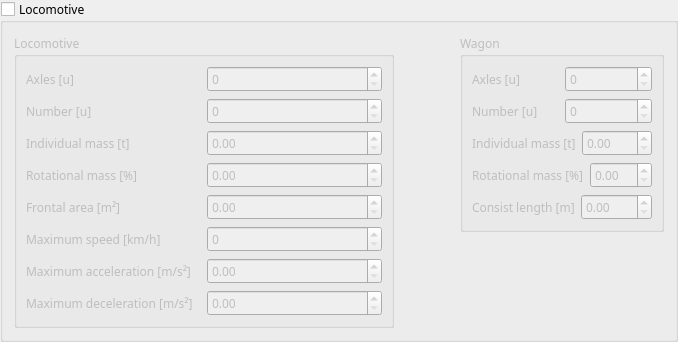
           <widget class="QGroupBox" name="gb_locomotive">
            <property name="enabled">
             <bool>true</bool>
            </property>
            <property name="sizePolicy">
             <sizepolicy hsizetype="Expanding" vsizetype="Expanding">
              <horstretch>0</horstretch>
              <verstretch>0</verstretch>
             </sizepolicy>
            </property>
            <property name="font">
             <font>
              <family>Fira Sans Medium</family>
              <pointsize>9</pointsize>
             </font>
            </property>
            <property name="title">
             <string>Locomotive</string>
            </property>
            <property name="alignment">
             <set>Qt::AlignLeading|Qt::AlignLeft|Qt::AlignTop</set>
            </property>
            <property name="checkable">
             <bool>true</bool>
            </property>
            <property name="checked">
             <bool>false</bool>
            </property>
            <layout class="QGridLayout" name="gridLayout_6">
             <item row="0" column="0">
              <layout class="QGridLayout" name="gridLayout_2">
               <property name="sizeConstraint">
                <enum>QLayout::SetMaximumSize</enum>
               </property>
               <item row="0" column="0" alignment="Qt::AlignTop">
                <widget class="QGroupBox" name="groupBox_3">
                 <property name="sizePolicy">
                  <sizepolicy hsizetype="Expanding" vsizetype="Minimum">
                   <horstretch>0</horstretch>
                   <verstretch>0</verstretch>
                  </sizepolicy>
                 </property>
                 <property name="minimumSize">
                  <size>
                   <width>380</width>
                   <height>0</height>
                  </size>
                 </property>
                 <property name="font">
                  <font>
                   <family>Fira Sans Medium</family>
                   <pointsize>9</pointsize>
                  </font>
                 </property>
                 <property name="title">
                  <string>Locomotive</string>
                 </property>
                 <layout class="QGridLayout" name="gridLayout_3">
                  <property name="sizeConstraint">
                   <enum>QLayout::SetMaximumSize</enum>
                  </property>
                  <item row="6" column="0">
                   <layout class="QHBoxLayout" name="horizontalLayout_7">
                    <item>
                     <widget class="QLabel" name="label_LOCO_MAX_A">
                      <property name="font">
                       <font>
                        <family>Fira Sans Medium</family>
                        <pointsize>9</pointsize>
                       </font>
                      </property>
                      <property name="text">
                       <string>Maximum acceleration [m/s²]</string>
                      </property>
                     </widget>
                    </item>
                    <item>
                     <widget class="QDoubleSpinBox" name="LOCO_MAX_A">
                      <property name="font">
                       <font>
                        <family>Fira Sans Medium</family>
                        <pointsize>9</pointsize>
                       </font>
                      </property>
                      <property name="wrapping">
                       <bool>false</bool>
                      </property>
                      <property name="specialValueText">
                       <string/>
                      </property>
                      <property name="suffix">
                       <string/>
                      </property>
                      <property name="maximum">
                       <double>9.990000000000000</double>
                      </property>
                      <property name="singleStep">
                       <double>0.250000000000000</double>
                      </property>
                     </widget>
                    </item>
                   </layout>
                  </item>
                  <item row="0" column="0">
                   <layout class="QHBoxLayout" name="horizontalLayout_18">
                    <item>
                     <widget class="QLabel" name="label_LOCO_AXLES">
                      <property name="font">
                       <font>
                        <family>Fira Sans Medium</family>
                        <pointsize>9</pointsize>
                       </font>
                      </property>
                      <property name="text">
                       <string>Axles [u]</string>
                      </property>
                     </widget>
                    </item>
                    <item>
                     <widget class="QSpinBox" name="LOCO_AXLES">
                      <property name="font">
                       <font>
                        <family>Fira Sans Medium</family>
                        <pointsize>9</pointsize>
                       </font>
                      </property>
                      <property name="layoutDirection">
                       <enum>Qt::LeftToRight</enum>
                      </property>
                      <property name="wrapping">
                       <bool>false</bool>
                      </property>
                      <property name="specialValueText">
                       <string/>
                      </property>
                      <property name="suffix">
                       <string/>
                      </property>
                     </widget>
                    </item>
                   </layout>
                  </item>
                  <item row="3" column="0">
                   <layout class="QHBoxLayout" name="horizontalLayout_3">
                    <item>
                     <widget class="QLabel" name="label_LOCO_ROT_MASS">
                      <property name="font">
                       <font>
                        <family>Fira Sans Medium</family>
                        <pointsize>9</pointsize>
                       </font>
                      </property>
                      <property name="text">
                       <string>Rotational mass [%]</string>
                      </property>
                     </widget>
                    </item>
                    <item>
                     <widget class="QDoubleSpinBox" name="LOCO_ROT_MASS">
                      <property name="font">
                       <font>
                        <family>Fira Sans Medium</family>
                        <pointsize>9</pointsize>
                       </font>
                      </property>
                      <property name="wrapping">
                       <bool>false</bool>
                      </property>
                      <property name="specialValueText">
                       <string/>
                      </property>
                      <property name="prefix">
                       <string/>
                      </property>
                      <property name="suffix">
                       <string/>
                      </property>
                     </widget>
                    </item>
                   </layout>
                  </item>
                  <item row="4" column="0">
                   <layout class="QHBoxLayout" name="horizontalLayout_4">
                    <item>
                     <widget class="QLabel" name="label_LOCO_AREA">
                      <property name="font">
                       <font>
                        <family>Fira Sans Medium</family>
                        <pointsize>9</pointsize>
                       </font>
                      </property>
                      <property name="text">
                       <string>Frontal area [m²]</string>
                      </property>
                     </widget>
                    </item>
                    <item>
                     <widget class="QDoubleSpinBox" name="LOCO_AREA">
                      <property name="font">
                       <font>
                        <family>Fira Sans Medium</family>
                        <pointsize>9</pointsize>
                       </font>
                      </property>
                      <property name="wrapping">
                       <bool>false</bool>
                      </property>
                      <property name="specialValueText">
                       <string/>
                      </property>
                      <property name="prefix">
                       <string/>
                      </property>
                      <property name="suffix">
                       <string/>
                      </property>
                     </widget>
                    </item>
                   </layout>
                  </item>
                  <item row="1" column="0">
                   <layout class="QHBoxLayout" name="horizontalLayout">
                    <item>
                     <widget class="QLabel" name="label_LOCO_NUMBER">
                      <property name="font">
                       <font>
                        <family>Fira Sans Medium</family>
                        <pointsize>9</pointsize>
                       </font>
                      </property>
                      <property name="text">
                       <string>Number [u]</string>
                      </property>
                     </widget>
                    </item>
                    <item>
                     <widget class="QSpinBox" name="LOCO_NUMBER">
                      <property name="font">
                       <font>
                        <family>Fira Sans Medium</family>
                        <pointsize>9</pointsize>
                       </font>
                      </property>
                      <property name="layoutDirection">
                       <enum>Qt::LeftToRight</enum>
                      </property>
                      <property name="wrapping">
                       <bool>false</bool>
                      </property>
                      <property name="specialValueText">
                       <string/>
                      </property>
                      <property name="suffix">
                       <string/>
                      </property>
                     </widget>
                    </item>
                   </layout>
                  </item>
                  <item row="2" column="0">
                   <layout class="QHBoxLayout" name="horizontalLayout_2">
                    <item>
                     <widget class="QLabel" name="label_LOCO_MASS">
                      <property name="font">
                       <font>
                        <family>Fira Sans Medium</family>
                        <pointsize>9</pointsize>
                       </font>
                      </property>
                      <property name="text">
                       <string>Individual mass [t]</string>
                      </property>
                     </widget>
                    </item>
                    <item>
                     <widget class="QDoubleSpinBox" name="LOCO_MASS">
                      <property name="font">
                       <font>
                        <family>Fira Sans Medium</family>
                        <pointsize>9</pointsize>
                       </font>
                      </property>
                      <property name="wrapping">
                       <bool>false</bool>
                      </property>
                      <property name="specialValueText">
                       <string/>
                      </property>
                      <property name="prefix">
                       <string/>
                      </property>
                      <property name="suffix">
                       <string/>
                      </property>
                      <property name="maximum">
                       <double>999.000000000000000</double>
                      </property>
                     </widget>
                    </item>
                   </layout>
                  </item>
                  <item row="5" column="0">
                   <layout class="QHBoxLayout" name="horizontalLaya">
                    <item>
                     <widget class="QLabel" name="label_LOCO_MAX_SPEED">
                      <property name="font">
                       <font>
                        <family>Fira Sans Medium</family>
                        <pointsize>9</pointsize>
                       </font>
                      </property>
                      <property name="text">
                       <string>Maximum speed [km/h]</string>
                      </property>
                     </widget>
                    </item>
                    <item>
                     <widget class="QSpinBox" name="LOCO_MAX_SPEED">
                      <property name="font">
                       <font>
                        <family>Fira Sans Medium</family>
                        <pointsize>9</pointsize>
                       </font>
                      </property>
                      <property name="wrapping">
                       <bool>false</bool>
                      </property>
                      <property name="specialValueText">
                       <string/>
                      </property>
                      <property name="suffix">
                       <string/>
                      </property>
                      <property name="maximum">
                       <number>999</number>
                      </property>
                     </widget>
                    </item>
                   </layout>
                  </item>
                  <item row="7" column="0">
                   <layout class="QHBoxLayout" name="horizontalLayout_36">
                    <item>
                     <widget class="QLabel" name="label_LOCO_MAX_D">
                      <property name="font">
                       <font>
                        <family>Fira Sans Medium</family>
                        <pointsize>9</pointsize>
                       </font>
                      </property>
                      <property name="text">
                       <string>Maximum deceleration [m/s²]</string>
                      </property>
                     </widget>
                    </item>
                    <item>
                     <widget class="QDoubleSpinBox" name="LOCO_MAX_D">
                      <property name="font">
                       <font>
                        <family>Fira Sans Medium</family>
                        <pointsize>9</pointsize>
                       </font>
                      </property>
                     </widget>
                    </item>
                   </layout>
                  </item>
                 </layout>
                </widget>
               </item>
               <item row="0" column="2" alignment="Qt::AlignTop">
                <widget class="QGroupBox" name="groupBox_4">
                 <property name="sizePolicy">
                  <sizepolicy hsizetype="Expanding" vsizetype="Minimum">
                   <horstretch>0</horstretch>
                   <verstretch>0</verstretch>
                  </sizepolicy>
                 </property>
                 <property name="minimumSize">
                  <size>
                   <width>0</width>
                   <height>168</height>
                  </size>
                 </property>
                 <property name="font">
                  <font>
                   <family>Fira Sans Medium</family>
                   <pointsize>9</pointsize>
                  </font>
                 </property>
                 <property name="title">
                  <string>Wagon</string>
                 </property>
                 <property name="alignment">
                  <set>Qt::AlignLeading|Qt::AlignLeft|Qt::AlignTop</set>
                 </property>
                 <layout class="QGridLayout" name="gridLayout_4">
                  <property name="sizeConstraint">
                   <enum>QLayout::SetMaximumSize</enum>
                  </property>
                  <item row="2" column="0">
                   <layout class="QHBoxLayout" name="horizontalLayout_5">
                    <item>
                     <widget class="QLabel" name="label_WAG_MASS">
                      <property name="font">
                       <font>
                        <family>Fira Sans Medium</family>
                        <pointsize>9</pointsize>
                       </font>
                      </property>
                      <property name="text">
                       <string>Individual mass [t]</string>
                      </property>
                     </widget>
                    </item>
                    <item>
                     <widget class="QDoubleSpinBox" name="WAG_MASS">
                      <property name="font">
                       <font>
                        <family>Fira Sans Medium</family>
                        <pointsize>9</pointsize>
                       </font>
                      </property>
                      <property name="wrapping">
                       <bool>false</bool>
                      </property>
                      <property name="specialValueText">
                       <string/>
                      </property>
                      <property name="prefix">
                       <string/>
                      </property>
                      <property name="suffix">
                       <string/>
                      </property>
                      <property name="maximum">
                       <double>999.000000000000000</double>
                      </property>
                     </widget>
                    </item>
                   </layout>
                  </item>
                  <item row="4" column="0">
                   <layout class="QHBoxLayout" name="horizontalLayout_35">
                    <item>
                     <widget class="QLabel" name="label_LOCO_LENGTH">
                      <property name="font">
                       <font>
                        <family>Fira Sans Medium</family>
                        <pointsize>9</pointsize>
                       </font>
                      </property>
                      <property name="text">
                       <string>Consist length [m]</string>
                      </property>
                     </widget>
                    </item>
                    <item>
                     <widget class="QDoubleSpinBox" name="LOCO_LENGTH">
                      <property name="font">
                       <font>
                        <family>Fira Sans Medium</family>
                        <pointsize>9</pointsize>
                       </font>
                      </property>
                      <property name="wrapping">
                       <bool>false</bool>
                      </property>
                      <property name="specialValueText">
                       <string/>
                      </property>
                      <property name="prefix">
                       <string/>
                      </property>
                      <property name="suffix">
                       <string/>
                      </property>
                      <property name="maximum">
                       <double>9999.989999999999782</double>
                      </property>
                     </widget>
                    </item>
                   </layout>
                  </item>
                  <item row="1" column="0">
                   <layout class="QHBoxLayout" name="horizontalLayout_8">
                    <item>
                     <widget class="QLabel" name="label_WAG_NUMBER">
                      <property name="font">
                       <font>
                        <family>Fira Sans Medium</family>
                        <pointsize>9</pointsize>
                       </font>
                      </property>
                      <property name="text">
                       <string>Number [u]</string>
                      </property>
                     </widget>
                    </item>
                    <item>
                     <widget class="QSpinBox" name="WAG_NUMBER">
                      <property name="font">
                       <font>
                        <family>Fira Sans Medium</family>
                        <pointsize>9</pointsize>
                       </font>
                      </property>
                      <property name="layoutDirection">
                       <enum>Qt::LeftToRight</enum>
                      </property>
                      <property name="wrapping">
                       <bool>false</bool>
                      </property>
                      <property name="specialValueText">
                       <string/>
                      </property>
                      <property name="suffix">
                       <string/>
                      </property>
                     </widget>
                    </item>
                   </layout>
                  </item>
                  <item row="3" column="0">
                   <layout class="QHBoxLayout" name="horizontalLayout_6">
                    <item>
                     <widget class="QLabel" name="label_WAG_ROT_MASS">
                      <property name="font">
                       <font>
                        <family>Fira Sans Medium</family>
                        <pointsize>9</pointsize>
                       </font>
                      </property>
                      <property name="text">
                       <string>Rotational mass [%]</string>
                      </property>
                     </widget>
                    </item>
                    <item>
                     <widget class="QDoubleSpinBox" name="WAG_ROT_MASS">
                      <property name="font">
                       <font>
                        <family>Fira Sans Medium</family>
                        <pointsize>9</pointsize>
                       </font>
                      </property>
                      <property name="wrapping">
                       <bool>false</bool>
                      </property>
                      <property name="specialValueText">
                       <string/>
                      </property>
                      <property name="prefix">
                       <string/>
                      </property>
                      <property name="suffix">
                       <string/>
                      </property>
                     </widget>
                    </item>
                   </layout>
                  </item>
                  <item row="0" column="0">
                   <layout class="QHBoxLayout" name="horizontalLayout_19">
                    <item>
                     <widget class="QLabel" name="label_WAG_AXLES">
                      <property name="font">
                       <font>
                        <family>Fira Sans Medium</family>
                        <pointsize>9</pointsize>
                       </font>
                      </property>
                      <property name="text">
                       <string>Axles [u]</string>
                      </property>
                     </widget>
                    </item>
                    <item>
                     <widget class="QSpinBox" name="WAG_AXLES">
                      <property name="font">
                       <font>
                        <family>Fira Sans Medium</family>
                        <pointsize>9</pointsize>
                       </font>
                      </property>
                      <property name="layoutDirection">
                       <enum>Qt::LeftToRight</enum>
                      </property>
                      <property name="wrapping">
                       <bool>false</bool>
                      </property>
                      <property name="specialValueText">
                       <string/>
                      </property>
                      <property name="suffix">
                       <string/>
                      </property>
                     </widget>
                    </item>
                   </layout>
                  </item>
                 </layout>
                </widget>
               </item>
               <item row="0" column="1">
                <spacer name="horizontalSpacer_2">
                 <property name="font">
                  <font>
                   <family>Fira Sans Medium</family>
                   <pointsize>9</pointsize>
                  </font>
                 </property>
                 <property name="orientation">
                  <enum>Qt::Horizontal</enum>
                 </property>
                 <property name="sizeType">
                  <enum>QSizePolicy::Maximum</enum>
                 </property>
                 <property name="sizeHint" stdset="0">
                  <size>
                   <width>60</width>
                   <height>20</height>
                  </size>
                 </property>
                </spacer>
               </item>
              </layout>
             </item>
            </layout>
           </widget>
